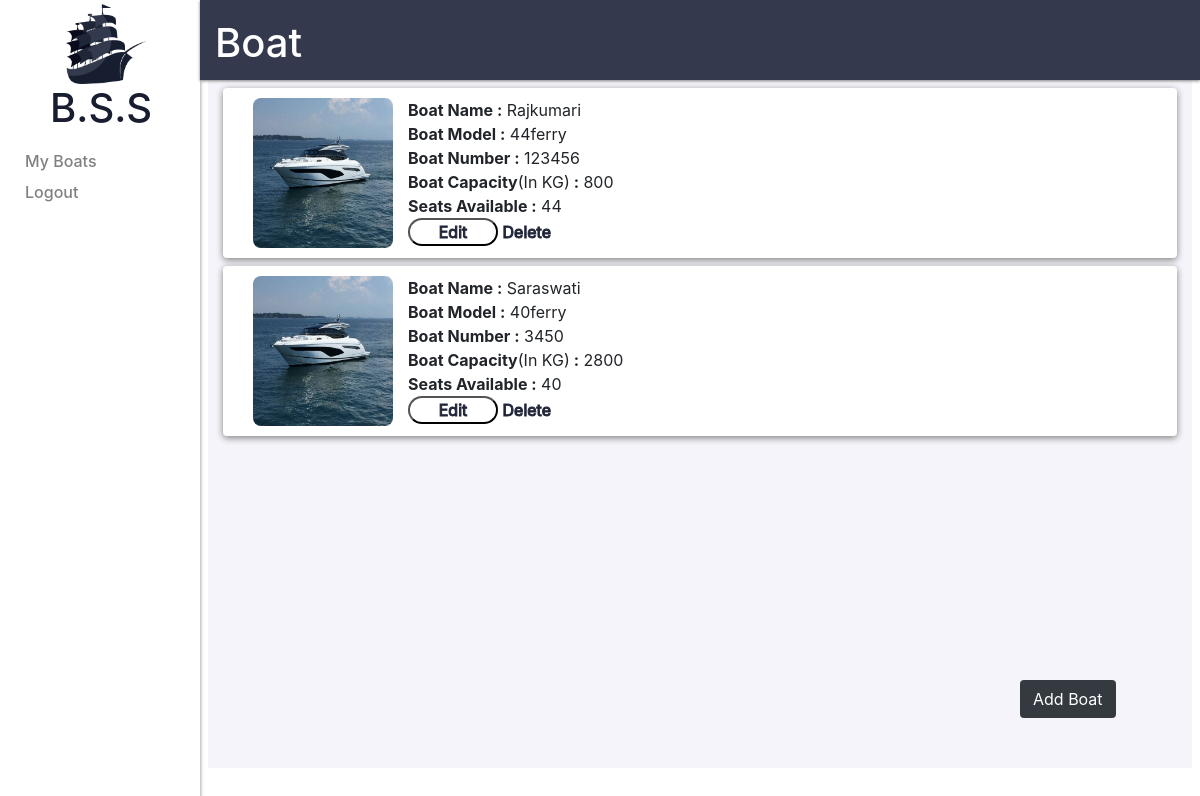
/modules/bo/boat_listing.php (signed in), run on the app's committed database.
### tables this page shows
CREATE TABLE `boatdetails` (
  `boatid` int(11) NOT NULL,
  `boatowner` int(11) DEFAULT NULL,
  `boatname` varchar(30) DEFAULT NULL,
  `boatnumber` varchar(30) DEFAULT NULL,
  `personcapacity` bigint(20) DEFAULT NULL,
  `weightcapacity` bigint(10) DEFAULT NULL,
  `status` int(1) NOT NULL DEFAULT 0,
  `boatlogo` varchar(50) DEFAULT NULL,
  `boatlogourl` varchar(350) DEFAULT NULL,
  `brandname` varchar(30) DEFAULT NULL,
  `modelname` varchar(30) DEFAULT NULL,
  `createdat` datetime DEFAULT NULL,
  `createdby` int(11) DEFAULT NULL,
  `updatedat` datetime DEFAULT NULL,
  `updatedby` int(11) DEFAULT NULL
);

### modules/bo/boat_listing.php (the view, shortened to what this page needs)
<?php
require"../../includes/bo/layout/head.php";
require"../../includes/bo/layout/sidebar.php";
require"../../includes/admin/dbconnect.php";
$listing_query="SELECT * FROM boatdetails WHERE status = 1 && boatowner=".$_SESSION['userid'];
$execute_query=mysqli_query($connect,$listing_query);
?>
<div class="col-10 header_container">
<h1 class=header_name>Boat</h1>
</div>
<div class="container">
    <div class="row">
            <div class="col">
            	<div class="add_button">
					<button type="button" class="btn btn-dark" data-toggle="modal" onclick="addemp()" data-target="#myModal">Add Boat</button>
            	</div>
						<?php
							while($data=mysqli_fetch_assoc($execute_query))
								{
									?>
									<div class="wrapper boat_content">
										<div id="boat_listing_logo">
											<img src="<?php echo $data['boatlogourl']?>">
										</div>
										<div id="boat_desc">
											<div class="row">
												<div class="col"><label><b>Boat Name :</b></label> <?php echo $data['boatname']?></div>
											</div>
											<div class="row">
												<div class="col"><label><b>Boat Model :</b></label> <?php echo $data['modelname']?></div>
											</div>
											<div class="row">
												<div class="col"><label><b>Boat Number :</b></label> <?php echo $data['boatnumber']?></div>
											</div>
											<div class="row">
												<div class="col"><label><b>Boat Capacity</b>(In KG)<b> :</b></label> <?php echo $data['weightcapacity']?></div>
											</div>
											<div class="row">
												<div class="col"><label><b>Seats Available :</b></label> <?php echo $data['personcapacity']?></div>
											</div>
											<button class="custombutton" type="button" onclick="editemp(<?= $data['boatid'] ?>)" data-toggle="modal" data-target="#myModal">Edit</button>
											<a class="custombutton" href="../../scripts/bo/boat_delete_script.php?id=<?=$data['boatid']?>">Delete</a>
										</div>
									</div>
									<?php
								}
						?>
        </div>
    </div>
</div>

### style/style.css (style rules this page uses)
.header_container { height: 80px; background-color: #34394D; float: right; box-shadow: 0px 1px 3px grey; }
.header_container h1 { color: white; margin: 0% 0%; padding-top: 2%; }
.container { background-color:#F5F4FA ; height: 100%; width: 100%; max-width: 82% !important; max-height: 86% !important; overflow-y: scroll; }
body { margin: 0px; }
.wrapper { background-color: #ffffff; margin: 8px 0px 0px 0px; box-shadow: 0px 2px 7px grey; border-top-right-radius: 4px; border-top-left-radius: 4px; border-bottom-right-radius: 4px; border-bottom-left-radius: 4px; }
.add_button { position: fixed; top: 85%; left: 85%; z-index: 1000; }
.row { margin-right: 0px !important; margin-left: 0px !important; }
.col { padding-right: 0px !important; padding-left: 0px !important; }
.boat_content label { margin: 0px !important; }
#boat_listing_logo { padding: 10px 10px 10px 30px; float: left; }
#boat_listing_logo img { width: 140px; height: 150px; border-radius: 8px; }
.boat_content { height: 170px; }
#boat_desc { float: left; padding: 10px 5px ; width: 30%; }
.custombutton { padding: 0px 0px; width: 90px; border-radius: 20px; -webkit-text-stroke: medium; color: #202538; background-color: white; }

### data on the page
boatdetails: boatlogourl (placeholder picture), boatname "Rajkumari", modelname "44ferry", boatnumber "123456", weightcapacity "800", personcapacity "44"
boatdetails: boatlogourl (placeholder picture), boatname "Saraswati", modelname "40ferry", boatnumber "3450", weightcapacity "2800", personcapacity "40"
